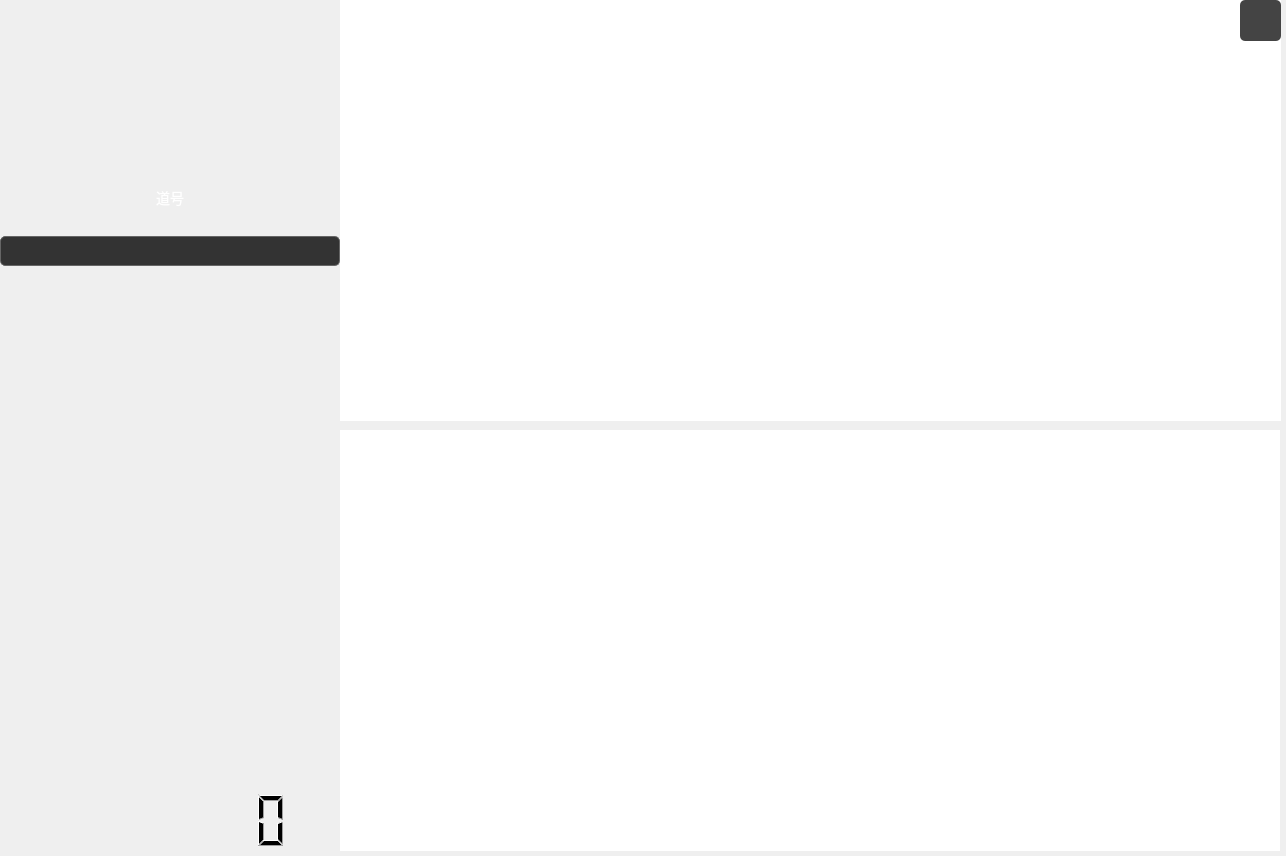
<?xml version="1.0" encoding="UTF-8"?>
<ui version="4.0">
 <class>ChatRoom</class>
 <widget class="QWidget" name="ChatRoom">
  <property name="geometry">
   <rect>
    <x>0</x>
    <y>0</y>
    <width>1286</width>
    <height>856</height>
   </rect>
  </property>
  <property name="minimumSize">
   <size>
    <width>1286</width>
    <height>856</height>
   </size>
  </property>
  <property name="maximumSize">
   <size>
    <width>1286</width>
    <height>856</height>
   </size>
  </property>
  <property name="windowTitle">
   <string>Form</string>
  </property>
  <property name="styleSheet">
   <string notr="true">QWidget {
    border: none; /* 去掉边框 */
    background: qlineargradient(x1: 0, y1: 0, x2: 0, y2: 1, 
                                stop: 0 #1A1A1A,  /* 深黑色 */
                                stop: 1 #0D0D0D);  /* 更深的黑色 */
}

QLineEdit {
    background-color: #333;  /* 输入框背景颜色（深灰色） */
    border: 1px solid #666;  /* 输入框边框颜色（浅灰色） */
    border-radius: 5px;  /* 圆角边框 */
    padding: 5px;  /* 内边距 */
    font-size: 14px;  /* 字体大小 */
    color: #FFFFFF;  /* 字体颜色（白色） */
}

QPushButton {
    background-color: #444;  /* 按钮背景颜色（稍浅的黑色） */
    border: none;  /* 去掉边框 */
    border-radius: 5px;  /* 圆角边框 */
    color: #FFFFFF;  /* 字体颜色（白色） */
    font-size: 14px;  /* 字体大小 */
    padding: 10px;  /* 内边距 */
}

QPushButton:hover {
    background-color: #555;  /* 悬停时的按钮背景颜色（灰色） */
}

QPushButton:pressed {
    background-color: #333;  /* 按下时的按钮背景颜色（更深的灰色） */
}

QLabel {
    color: #FFFFFF;  /* 标签字体颜色（白色） */
    font-size: 14px;  /* 标签字体大小 */
}
</string>
  </property>
  <widget class="QTextEdit" name="textEditAccept">
   <property name="geometry">
    <rect>
     <x>340</x>
     <y>-10</y>
     <width>941</width>
     <height>431</height>
    </rect>
   </property>
   <property name="styleSheet">
    <string notr="true">font: 16pt &quot;宋体&quot;;
color: rgb(255, 255, 255);</string>
   </property>
  </widget>
  <widget class="QPushButton" name="pushButtonHistory">
   <property name="geometry">
    <rect>
     <x>1130</x>
     <y>810</y>
     <width>150</width>
     <height>46</height>
    </rect>
   </property>
   <property name="styleSheet">
    <string notr="true">QPushButton#pushButtonHistory {
    background-color: transparent;  /* 设置按钮背景为透明 */
    border: none;  /* 去掉边框 */
    color: rgb(0, 170, 255);  /* 设置字体颜色 */
    font-size: 30px;  /* 字体大小 */
    padding: 10px;  /* 内边距 */
}
</string>
   </property>
   <property name="text">
    <string/>
   </property>
   <property name="icon">
    <iconset resource="res.qrc">
     <normaloff>:/new/prefix1/lishijilu.png</normaloff>:/new/prefix1/lishijilu.png</iconset>
   </property>
  </widget>
  <widget class="QTextEdit" name="textEditSend">
   <property name="geometry">
    <rect>
     <x>340</x>
     <y>430</y>
     <width>940</width>
     <height>421</height>
    </rect>
   </property>
   <property name="minimumSize">
    <size>
     <width>940</width>
     <height>400</height>
    </size>
   </property>
   <property name="layoutDirection">
    <enum>Qt::LeftToRight</enum>
   </property>
   <property name="styleSheet">
    <string notr="true">font: 16pt &quot;宋体&quot;;
color: rgb(255, 255, 255);</string>
   </property>
  </widget>
  <widget class="QPushButton" name="pushButtonSend">
   <property name="geometry">
    <rect>
     <x>980</x>
     <y>810</y>
     <width>150</width>
     <height>46</height>
    </rect>
   </property>
   <property name="styleSheet">
    <string notr="true">QPushButton#pushButtonSend {
    background-color: transparent;  /* 设置按钮背景为透明 */
    border: none;  /* 去掉边框 */
    color: rgb(0, 170, 255);  /* 设置字体颜色 */
    font-size: 30px;  /* 字体大小 */
    padding: 10px;  /* 内边距 */
}
</string>
   </property>
   <property name="text">
    <string/>
   </property>
   <property name="icon">
    <iconset resource="res.qrc">
     <normaloff>:/new/prefix1/faosng.png</normaloff>:/new/prefix1/faosng.png</iconset>
   </property>
   <property name="flat">
    <bool>true</bool>
   </property>
  </widget>
  <widget class="QPushButton" name="pushButtonClose">
   <property name="geometry">
    <rect>
     <x>1240</x>
     <y>0</y>
     <width>41</width>
     <height>41</height>
    </rect>
   </property>
   <property name="styleSheet">
    <string notr="true">QPushButton#pushButtonReg {
    background-color: transparent;  /* 设置按钮背景为透明 */
    border: none;  /* 去掉边框 */
    color: rgb(0, 170, 255);  /* 设置字体颜色 */
    font-size: 30px;  /* 字体大小 */
    padding: 10px;  /* 内边距 */
}
</string>
   </property>
   <property name="text">
    <string/>
   </property>
   <property name="icon">
    <iconset resource="res.qrc">
     <normaloff>:/new/prefix1/close1.png</normaloff>:/new/prefix1/close1.png</iconset>
   </property>
   <property name="autoDefault">
    <bool>false</bool>
   </property>
   <property name="default">
    <bool>false</bool>
   </property>
   <property name="flat">
    <bool>true</bool>
   </property>
  </widget>
  <widget class="QWidget" name="layoutWidget">
   <property name="geometry">
    <rect>
     <x>0</x>
     <y>0</y>
     <width>340</width>
     <height>266</height>
    </rect>
   </property>
   <layout class="QVBoxLayout" name="verticalLayout">
    <item>
     <layout class="QHBoxLayout" name="horizontalLayout">
      <item>
       <spacer name="horizontalSpacer_2">
        <property name="orientation">
         <enum>Qt::Horizontal</enum>
        </property>
        <property name="sizeHint" stdset="0">
         <size>
          <width>40</width>
          <height>20</height>
         </size>
        </property>
       </spacer>
      </item>
      <item>
       <widget class="QLabel" name="label">
        <property name="minimumSize">
         <size>
          <width>200</width>
          <height>160</height>
         </size>
        </property>
        <property name="maximumSize">
         <size>
          <width>200</width>
          <height>160</height>
         </size>
        </property>
        <property name="text">
         <string/>
        </property>
        <property name="pixmap">
         <pixmap resource="res.qrc">:/new/prefix1/moren.png</pixmap>
        </property>
       </widget>
      </item>
      <item>
       <spacer name="horizontalSpacer">
        <property name="orientation">
         <enum>Qt::Horizontal</enum>
        </property>
        <property name="sizeHint" stdset="0">
         <size>
          <width>40</width>
          <height>20</height>
         </size>
        </property>
       </spacer>
      </item>
     </layout>
    </item>
    <item>
     <widget class="QLabel" name="label_2">
      <property name="styleSheet">
       <string notr="true">font: 12pt &quot;宋体&quot;;</string>
      </property>
      <property name="text">
       <string>道号</string>
      </property>
      <property name="alignment">
       <set>Qt::AlignCenter</set>
      </property>
     </widget>
    </item>
    <item>
     <layout class="QHBoxLayout" name="horizontalLayout_2">
      <item>
       <widget class="QLineEdit" name="lineEditName">
        <property name="styleSheet">
         <string notr="true">font: 10pt &quot;宋体&quot;;</string>
        </property>
        <property name="text">
         <string/>
        </property>
        <property name="alignment">
         <set>Qt::AlignCenter</set>
        </property>
       </widget>
      </item>
     </layout>
    </item>
   </layout>
  </widget>
  <widget class="QPushButton" name="pushButtonClear">
   <property name="geometry">
    <rect>
     <x>1140</x>
     <y>380</y>
     <width>150</width>
     <height>46</height>
    </rect>
   </property>
   <property name="styleSheet">
    <string notr="true">QPushButton#pushButtonClear {
    background-color: transparent;  /* 设置按钮背景为透明 */
    border: none;  /* 去掉边框 */
    color: rgb(0, 170, 255);  /* 设置字体颜色 */
    font-size: 30px;  /* 字体大小 */
    padding: 10px;  /* 内边距 */
}
</string>
   </property>
   <property name="icon">
    <iconset resource="res.qrc">
     <normaloff>:/new/prefix1/clear.png</normaloff>:/new/prefix1/clear.png</iconset>
   </property>
  </widget>
  <widget class="QLCDNumber" name="lcdNumber">
   <property name="geometry">
    <rect>
     <x>10</x>
     <y>790</y>
     <width>311</width>
     <height>61</height>
    </rect>
   </property>
   <property name="digitCount">
    <number>8</number>
   </property>
  </widget>
  <zorder>textEditSend</zorder>
  <zorder>textEditAccept</zorder>
  <zorder>layoutWidget</zorder>
  <zorder>pushButtonHistory</zorder>
  <zorder>pushButtonSend</zorder>
  <zorder>pushButtonClose</zorder>
  <zorder>pushButtonClear</zorder>
  <zorder>lcdNumber</zorder>
 </widget>
 <resources>
  <include location="res.qrc"/>
 </resources>
 <connections/>
</ui>
